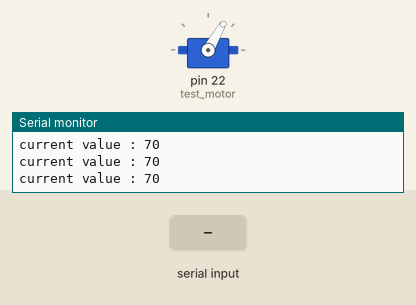
The sketch below on a simulated Arduino Mega 2560, built with avr-gcc and run on an emulated ATmega2560. On the bench: servo, the last lines printed to the serial monitor. The inputs (shaded band) are chosen by the test bench.

Above: at 4.2 s.
4.3 s: "u" received over Serial
At 5.0 s:
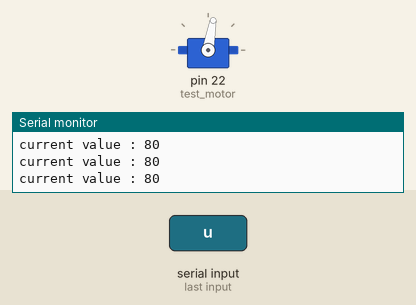
5.8 s: "d" received over Serial
At 7.2 s:
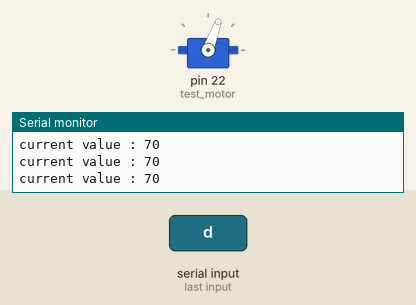
Timing chart, 0 to 8.8 s (numbered marks = the images above; inputs shaded):
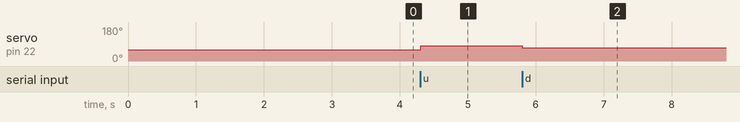

Measured:
- after the input at 4.3 s, servo on pin 22 (test_motor): 60° → 80° at once
- after the input at 5.8 s, servo on pin 22 (test_motor): 80° → 70° at once

The sketch:

SDSDSDDS.ino
```cpp
#include <Servo.h>

Servo test_motor;

int val=70;

void setup() {
  Serial.begin(9600);
  test_motor.attach(22);
  test_motor.write(60);
  delay(3000);
}

void loop() {
  if(Serial.available()){
    char temp = Serial.read();
    if(temp=='u'){
      val += 10;
    }
    else if(temp=='d'){
      val -= 10;
    }
    test_motor.write(val);
  }
  Serial.print("current value : ");
  Serial.println(val);
}
```
